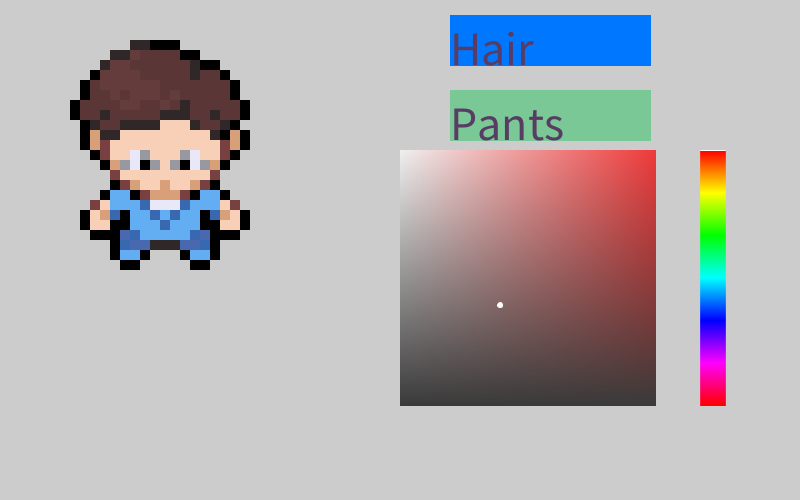
Frame 1 (no input)
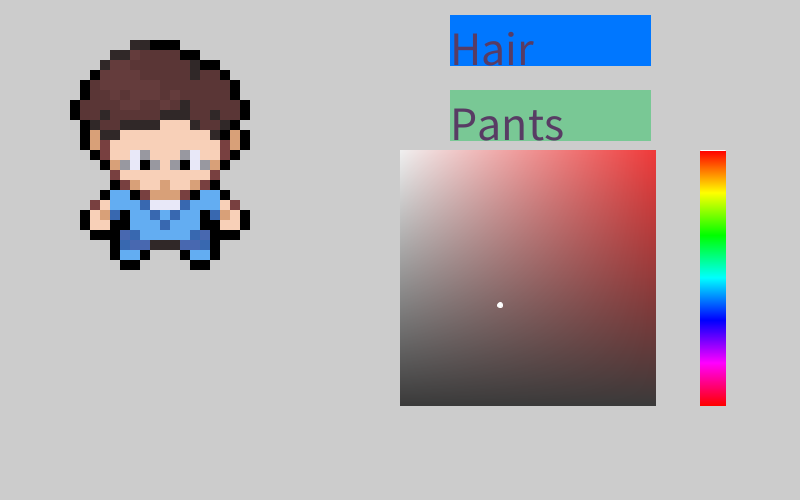
Frame 60 (the mouse pressed at the canvas centre just before this capture)
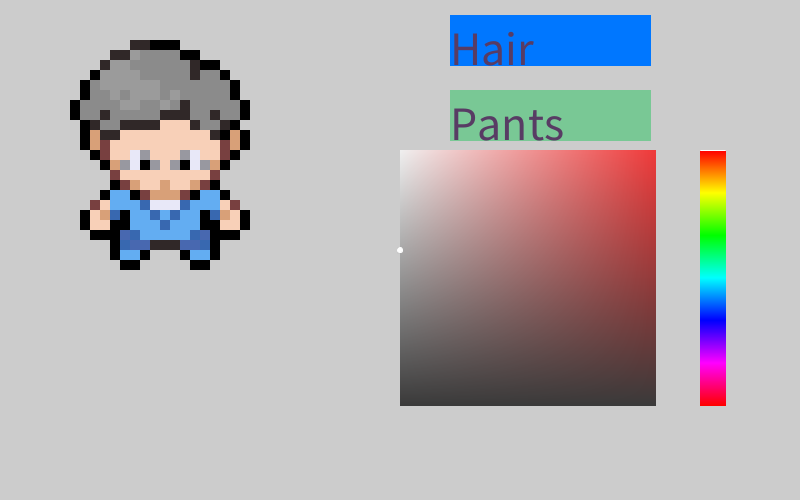
Frame 120 (the mouse held since frame 60 and released just before this capture)

The Processing sketch that drew these frames (run headless with seeded random() and noise(); from frame 60 on, the mouse is pressed at the canvas centre):

// Processing sketch: ColorPicker
// ── ColorPicker.pde
int h=0, s=100, b=100;
int colourSquareX=400, colourSquareY=150;
int characterX=0, characterY=0;
color characterHairOne=color(152, 104, 88);
color characterHairTwo=color(104, 72, 56);
color characterPantsOne=color(99, 173, 242);
color characterPantsTwo=color(72, 104, 176);
color characterPantsThree=color(56, 104, 176);
boolean chosenHair=true;
void setup() {
  size(800, 500);
  smooth();
  stroke(200);
  fill(200);
  rect(colourSquareX, colourSquareY, 255, 255);
  colorMode(HSB);
  drawColourSquare();
}
void draw() {
  //This is to provide the redrawing a solid background when it draws over the pointer
  stroke(200);
  fill(200);
  rect(colourSquareX+max(s-3, -3), colourSquareY+255-max(b-3, -3), 6, -6);

  //This is to match the pixels that the pointer was on
  colorMode(HSB);
  for (int i=max(s-3, 0); i<=min(s+3, 255); i++) {
    for (int j=max(b-3, 0); j<=min(b+3, 255); j++) {
      stroke(h, i, j);
      point(i+colourSquareX, 255+colourSquareY-j);
    }
  }
  stroke(100, 100, 200);
  fill(100, 100, 200);
  rect(450, 90, 200, 50);
  rect(450, 15, 200, 50);
  if (mousePressed) {
    if (mouseX<=650&&mouseX>=450&&mouseY<=65&&mouseY>=15) {
      h=(int)hue(characterHairOne);
      s=(int)saturation(characterHairOne);
      b=(int)brightness(characterHairOne);
      chosenHair=true;
      drawColourSquare();
      colorMode(RGB);
      stroke(200);
      fill(200);
      rect(colourSquareX, colourSquareY, 255, 255);
      colorMode(HSB);
      drawColourSquare();
    } else if (mouseX<=650&&mouseX>=450&&mouseY<=140&&mouseY>=90) {
      h=(int)hue(characterPantsOne);
      s=(int)saturation(characterPantsOne);
      b=(int)brightness(characterPantsOne);
      chosenHair=false;
      colorMode(RGB);
      stroke(200);
      fill(200);
      rect(colourSquareX, colourSquareY, 255, 255);
      colorMode(HSB);
      drawColourSquare();
    }
  }

  if (chosenHair) {
    characterHairOne=color(h, s, b);
    characterHairTwo=color(h, s, b*.9);
    stroke(150, 255, 255);
    fill(150, 255, 255);
    rect(450, 15, 200, 50);
  } else {
    characterPantsOne=color(h, s, b);
    characterPantsTwo=color(h, s, b*.65);
    characterPantsThree=color(h, s, b*.6);
    stroke(150, 255, 255);
    fill(150, 255, 255);
    rect(450, 90, 200, 50);
  }
  fill(200, 100, 100);
  textSize(48);
  text("Hair", 450, 65);
  text("Pants", 450, 140);
  println(s+" "+b);
  colorMode(RGB);
  colourPickerSample();

  colorMode(HSB);
  //Coords of the colour square (300,100) (555,355)
  for (int i=0; i<256; i++) {
    stroke(i, 255, 255);
    line(colourSquareX+300, i+colourSquareY, colourSquareX+325, i+colourSquareY);
  }
  //Coords of the side scale  (600,100) (625,355)
  if (mousePressed) {
    if (mouseX<=colourSquareX+255&&mouseX>=colourSquareX&&mouseY<=colourSquareY+255&&mouseY>=colourSquareY) {  //The square
      s=mouseX-colourSquareX;
      b=255-mouseY+colourSquareY;
    } else if (mouseX<=colourSquareX+325&&mouseX>=colourSquareX+300&&mouseY<=colourSquareY+255&&mouseY>=colourSquareY) {  //The slide
      h=mouseY-colourSquareY;

      //To redraw a neutral background
      colorMode(RGB);
      stroke(200);
      fill(200);
      rect(colourSquareX, colourSquareY, 255, 255);

      //Redraw square
      colorMode(HSB);
      drawColourSquare();
    }
  }

  //Draws the pointer to where the mouse is
  colorMode(RGB);
  stroke(255);
  fill(255);
  line(colourSquareX+300, h+colourSquareY, colourSquareX+325, h+colourSquareY);
  ellipse(s+colourSquareX, colourSquareY+255-b, 5, 5);
}
void drawColourSquare() {
  for (int i=0; i<256; i++) {
    for (int j=0; j<256; j++) {
      stroke(h, j, 255-i);
      point(j+colourSquareX, i+colourSquareY);
    }
  }
}
void colourPickerSample() {
  stroke(0, 0, 0);
  fill(0, 0, 0);
  rect(70+characterX, 100+characterY, 9, 9);
  stroke(0, 0, 0);
  fill(0, 0, 0);
  rect(70+characterX, 110+characterY, 9, 9);
  stroke(0, 0, 0);
  fill(0, 0, 0);
  rect(80+characterX, 80+characterY, 9, 9);
  stroke(0, 0, 0);
  fill(0, 0, 0);
  rect(80+characterX, 90+characterY, 9, 9);
  stroke(characterHairTwo);
  fill(characterHairTwo);
  rect(80+characterX, 100+characterY, 9, 9);
  stroke(characterHairTwo);
  fill(characterHairTwo);
  rect(80+characterX, 110+characterY, 9, 9);
  stroke(0, 0, 0);
  fill(0, 0, 0);
  rect(80+characterX, 120+characterY, 9, 9);
  stroke(0, 0, 0);
  fill(0, 0, 0);
  rect(80+characterX, 130+characterY, 9, 9);
  stroke(0, 0, 0);
  fill(0, 0, 0);
  rect(80+characterX, 140+characterY, 9, 9);
  stroke(0, 0, 0);
  fill(0, 0, 0);
  rect(80+characterX, 210+characterY, 9, 9);
  stroke(0, 0, 0);
  fill(0, 0, 0);
  rect(80+characterX, 220+characterY, 9, 9);
  stroke(0, 0, 0);
  fill(0, 0, 0);
  rect(90+characterX, 70+characterY, 9, 9);
  stroke(characterHairTwo);
  fill(characterHairTwo);
  rect(90+characterX, 80+characterY, 9, 9);
  stroke(characterHairTwo);
  fill(characterHairTwo);
  rect(90+characterX, 90+characterY, 9, 9);
  stroke(characterHairTwo);
  fill(characterHairTwo);
  rect(90+characterX, 100+characterY, 9, 9);
  stroke(characterHairTwo);
  fill(characterHairTwo);
  rect(90+characterX, 110+characterY, 9, 9);
  stroke(48, 40, 40);
  fill(48, 40, 40);
  rect(90+characterX, 120+characterY, 9, 9);
  stroke(216, 160, 120);
  fill(216, 160, 120);
  rect(90+characterX, 130+characterY, 9, 9);
  stroke(216, 160, 120);
  fill(216, 160, 120);
  rect(90+characterX, 140+characterY, 9, 9);
  stroke(0, 0, 0);
  fill(0, 0, 0);
  rect(90+characterX, 150+characterY, 9, 9);
  stroke(120, 64, 64);
  fill(120, 64, 64);
  rect(90+characterX, 200+characterY, 9, 9);
  stroke(248, 208, 184);
  fill(248, 208, 184);
  rect(90+characterX, 210+characterY, 9, 9);
  stroke(248, 208, 184);
  fill(248, 208, 184);
  rect(90+characterX, 220+characterY, 9, 9);
  stroke(0, 0, 0);
  fill(0, 0, 0);
  rect(90+characterX, 230+characterY, 9, 9);
  stroke(48, 40, 40);
  fill(48, 40, 40);
  rect(100+characterX, 60+characterY, 9, 9);
  stroke(characterHairOne);
  fill(characterHairOne);
  rect(100+characterX, 70+characterY, 9, 9);
  stroke(characterHairOne);
  fill(characterHairOne);
  rect(100+characterX, 80+characterY, 9, 9);
  stroke(characterHairTwo);
  fill(characterHairTwo);
  rect(100+characterX, 90+characterY, 9, 9);
  stroke(characterHairTwo);
  fill(characterHairTwo);
  rect(100+characterX, 100+characterY, 9, 9);
  stroke(48, 40, 40);
  fill(48, 40, 40);
  rect(100+characterX, 110+characterY, 9, 9);
  stroke(characterHairTwo);
  fill(characterHairTwo);
  rect(100+characterX, 120+characterY, 9, 9);
  stroke(48, 40, 40);
  fill(48, 40, 40);
  rect(100+characterX, 130+characterY, 9, 9);
  stroke(120, 64, 64);
  fill(120, 64, 64);
  rect(100+characterX, 140+characterY, 9, 9);
  stroke(120, 64, 64);
  fill(120, 64, 64);
  rect(100+characterX, 150+characterY, 9, 9);
  stroke(0, 0, 0);
  fill(0, 0, 0);
  rect(100+characterX, 160+characterY, 9, 9);
  stroke(0, 0, 0);
  fill(0, 0, 0);
  rect(100+characterX, 190+characterY, 9, 9);
  stroke(248, 208, 184);
  fill(248, 208, 184);
  rect(100+characterX, 200+characterY, 9, 9);
  stroke(216, 160, 120);
  fill(216, 160, 120);
  rect(100+characterX, 210+characterY, 9, 9);
  stroke(248, 208, 184);
  fill(248, 208, 184);
  rect(100+characterX, 220+characterY, 9, 9);
  stroke(0, 0, 0);
  fill(0, 0, 0);
  rect(100+characterX, 230+characterY, 9, 9);
  stroke(48, 40, 40);
  fill(48, 40, 40);
  rect(110+characterX, 50+characterY, 9, 9);
  stroke(characterHairOne);
  fill(characterHairOne);
  rect(110+characterX, 60+characterY, 9, 9);
  stroke(characterHairOne);
  fill(characterHairOne);
  rect(110+characterX, 70+characterY, 9, 9);
  stroke(characterHairOne);
  fill(characterHairOne);
  rect(110+characterX, 80+characterY, 9, 9);
  stroke(characterHairOne);
  fill(characterHairOne);
  rect(110+characterX, 90+characterY, 9, 9);
  stroke(characterHairTwo);
  fill(characterHairTwo);
  rect(110+characterX, 100+characterY, 9, 9);
  stroke(characterHairTwo);
  fill(characterHairTwo);
  rect(110+characterX, 110+characterY, 9, 9);
  stroke(characterHairTwo);
  fill(characterHairTwo);
  rect(110+characterX, 120+characterY, 9, 9);
  stroke(48, 40, 40);
  fill(48, 40, 40);
  rect(110+characterX, 130+characterY, 9, 9);
  stroke(248, 208, 184);
  fill(248, 208, 184);
  rect(110+characterX, 140+characterY, 9, 9);
  stroke(248, 208, 184);
  fill(248, 208, 184);
  rect(110+characterX, 150+characterY, 9, 9);
  stroke(216, 160, 120);
  fill(216, 160, 120);
  rect(110+characterX, 160+characterY, 9, 9);
  stroke(120, 64, 64);
  fill(120, 64, 64);
  rect(110+characterX, 170+characterY, 9, 9);
  stroke(0, 0, 0);
  fill(0, 0, 0);
  rect(110+characterX, 180+characterY, 9, 9);
  stroke(characterPantsOne);
  fill(characterPantsOne);
  rect(110+characterX, 190+characterY, 9, 9);
  stroke(characterPantsOne);
  fill(characterPantsOne);
  rect(110+characterX, 200+characterY, 9, 9);
  stroke(characterPantsThree);
  fill(characterPantsThree);
  rect(110+characterX, 210+characterY, 9, 9);
  stroke(0, 0, 0);
  fill(0, 0, 0);
  rect(110+characterX, 220+characterY, 9, 9);
  stroke(0, 0, 0);
  fill(0, 0, 0);
  rect(110+characterX, 230+characterY, 9, 9);
  stroke(0, 0, 0);
  fill(0, 0, 0);
  rect(110+characterX, 240+characterY, 9, 9);
  stroke(0, 0, 0);
  fill(0, 0, 0);
  rect(110+characterX, 250+characterY, 9, 9);
  stroke(48, 40, 40);
  fill(48, 40, 40);
  rect(120+characterX, 50+characterY, 9, 9);
  stroke(characterHairOne);
  fill(characterHairOne);
  rect(120+characterX, 60+characterY, 9, 9);
  stroke(characterHairOne);
  fill(characterHairOne);
  rect(120+characterX, 70+characterY, 9, 9);
  stroke(characterHairOne);
  fill(characterHairOne);
  rect(120+characterX, 80+characterY, 9, 9);
  stroke(characterHairTwo);
  fill(characterHairTwo);
  rect(120+characterX, 90+characterY, 9, 9);
  stroke(characterHairOne);
  fill(characterHairOne);
  rect(120+characterX, 100+characterY, 9, 9);
  stroke(characterHairTwo);
  fill(characterHairTwo);
  rect(120+characterX, 110+characterY, 9, 9);
  stroke(48, 40, 40);
  fill(48, 40, 40);
  rect(120+characterX, 120+characterY, 9, 9);
  stroke(248, 208, 184);
  fill(248, 208, 184);
  rect(120+characterX, 130+characterY, 9, 9);
  stroke(248, 208, 184);
  fill(248, 208, 184);
  rect(120+characterX, 140+characterY, 9, 9);
  stroke(248, 208, 184);
  fill(248, 208, 184);
  rect(120+characterX, 150+characterY, 9, 9);
  stroke(152, 152, 160);
  fill(152, 152, 160);
  rect(120+characterX, 160+characterY, 9, 9);
  stroke(248, 208, 184);
  fill(248, 208, 184);
  rect(120+characterX, 170+characterY, 9, 9);
  stroke(120, 64, 64);
  fill(120, 64, 64);
  rect(120+characterX, 180+characterY, 9, 9);
  stroke(characterPantsOne);
  fill(characterPantsOne);
  rect(120+characterX, 190+characterY, 9, 9);
  stroke(characterPantsOne);
  fill(characterPantsOne);
  rect(120+characterX, 200+characterY, 9, 9);
  stroke(0, 0, 0);
  fill(0, 0, 0);
  rect(120+characterX, 210+characterY, 9, 9);
  stroke(0, 0, 0);
  fill(0, 0, 0);
  rect(120+characterX, 220+characterY, 9, 9);
  stroke(characterPantsTwo);
  fill(characterPantsTwo);
  rect(120+characterX, 230+characterY, 9, 9);
  stroke(characterPantsThree);
  fill(characterPantsThree);
  rect(120+characterX, 240+characterY, 9, 9);
  stroke(characterPantsOne);
  fill(characterPantsOne);
  rect(120+characterX, 250+characterY, 9, 9);
  stroke(0, 0, 0);
  fill(0, 0, 0);
  rect(120+characterX, 260+characterY, 9, 9);
  stroke(48, 40, 40);
  fill(48, 40, 40);
  rect(130+characterX, 40+characterY, 9, 9);
  stroke(characterHairOne);
  fill(characterHairOne);
  rect(130+characterX, 50+characterY, 9, 9);
  stroke(characterHairTwo);
  fill(characterHairTwo);
  rect(130+characterX, 60+characterY, 9, 9);
  stroke(characterHairOne);
  fill(characterHairOne);
  rect(130+characterX, 70+characterY, 9, 9);
  stroke(characterHairOne);
  fill(characterHairOne);
  rect(130+characterX, 80+characterY, 9, 9);
  stroke(characterHairOne);
  fill(characterHairOne);
  rect(130+characterX, 90+characterY, 9, 9);
  stroke(characterHairOne);
  fill(characterHairOne);
  rect(130+characterX, 100+characterY, 9, 9);
  stroke(characterHairTwo);
  fill(characterHairTwo);
  rect(130+characterX, 110+characterY, 9, 9);
  stroke(48, 40, 40);
  fill(48, 40, 40);
  rect(130+characterX, 120+characterY, 9, 9);
  stroke(248, 208, 184);
  fill(248, 208, 184);
  rect(130+characterX, 130+characterY, 9, 9);
  stroke(248, 208, 184);
  fill(248, 208, 184);
  rect(130+characterX, 140+characterY, 9, 9);
  stroke(232, 232, 248);
  fill(232, 232, 248);
  rect(130+characterX, 150+characterY, 9, 9);
  stroke(232, 232, 248);
  fill(232, 232, 248);
  rect(130+characterX, 160+characterY, 9, 9);
  stroke(248, 208, 184);
  fill(248, 208, 184);
  rect(130+characterX, 170+characterY, 9, 9);
  stroke(216, 160, 120);
  fill(216, 160, 120);
  rect(130+characterX, 180+characterY, 9, 9);
  stroke(0, 0, 0);
  fill(0, 0, 0);
  rect(130+characterX, 190+characterY, 9, 9);
  stroke(characterPantsOne);
  fill(characterPantsOne);
  rect(130+characterX, 200+characterY, 9, 9);
  stroke(characterPantsOne);
  fill(characterPantsOne);
  rect(130+characterX, 210+characterY, 9, 9);
  stroke(characterPantsOne);
  fill(characterPantsOne);
  rect(130+characterX, 220+characterY, 9, 9);
  stroke(characterPantsThree);
  fill(characterPantsThree);
  rect(130+characterX, 230+characterY, 9, 9);
  stroke(characterPantsTwo);
  fill(characterPantsTwo);
  rect(130+characterX, 240+characterY, 9, 9);
  stroke(characterPantsOne);
  fill(characterPantsOne);
  rect(130+characterX, 250+characterY, 9, 9);
  stroke(0, 0, 0);
  fill(0, 0, 0);
  rect(130+characterX, 260+characterY, 9, 9);
  stroke(48, 40, 40);
  fill(48, 40, 40);
  rect(140+characterX, 40+characterY, 9, 9);
  stroke(characterHairTwo);
  fill(characterHairTwo);
  rect(140+characterX, 50+characterY, 9, 9);
  stroke(characterHairTwo);
  fill(characterHairTwo);
  rect(140+characterX, 60+characterY, 9, 9);
  stroke(characterHairTwo);
  fill(characterHairTwo);
  rect(140+characterX, 70+characterY, 9, 9);
  stroke(characterHairOne);
  fill(characterHairOne);
  rect(140+characterX, 80+characterY, 9, 9);
  stroke(characterHairOne);
  fill(characterHairOne);
  rect(140+characterX, 90+characterY, 9, 9);
  stroke(characterHairTwo);
  fill(characterHairTwo);
  rect(140+characterX, 100+characterY, 9, 9);
  stroke(characterHairTwo);
  fill(characterHairTwo);
  rect(140+characterX, 110+characterY, 9, 9);
  stroke(48, 40, 40);
  fill(48, 40, 40);
  rect(140+characterX, 120+characterY, 9, 9);
  stroke(248, 208, 184);
  fill(248, 208, 184);
  rect(140+characterX, 130+characterY, 9, 9);
  stroke(248, 208, 184);
  fill(248, 208, 184);
  rect(140+characterX, 140+characterY, 9, 9);
  stroke(152, 152, 160);
  fill(152, 152, 160);
  rect(140+characterX, 150+characterY, 9, 9);
  stroke(0, 0, 0);
  fill(0, 0, 0);
  rect(140+characterX, 160+characterY, 9, 9);
  stroke(248, 208, 184);
  fill(248, 208, 184);
  rect(140+characterX, 170+characterY, 9, 9);
  stroke(248, 208, 184);
  fill(248, 208, 184);
  rect(140+characterX, 180+characterY, 9, 9);
  stroke(120, 64, 64);
  fill(120, 64, 64);
  rect(140+characterX, 190+characterY, 9, 9);
  stroke(characterPantsThree);
  fill(characterPantsThree);
  rect(140+characterX, 200+characterY, 9, 9);
  stroke(characterPantsOne);
  fill(characterPantsOne);
  rect(140+characterX, 210+characterY, 9, 9);
  stroke(characterPantsOne);
  fill(characterPantsOne);
  rect(140+characterX, 220+characterY, 9, 9);
  stroke(characterPantsOne);
  fill(characterPantsOne);
  rect(140+characterX, 230+characterY, 9, 9);
  stroke(characterPantsTwo);
  fill(characterPantsTwo);
  rect(140+characterX, 240+characterY, 9, 9);
  stroke(0, 0, 0);
  fill(0, 0, 0);
  rect(140+characterX, 250+characterY, 9, 9);
  stroke(0, 0, 0);
  fill(0, 0, 0);
  rect(150+characterX, 40+characterY, 9, 9);
  stroke(characterHairTwo);
  fill(characterHairTwo);
  rect(150+characterX, 50+characterY, 9, 9);
  stroke(characterHairTwo);
  fill(characterHairTwo);
  rect(150+characterX, 60+characterY, 9, 9);
  stroke(characterHairTwo);
  fill(characterHairTwo);
  rect(150+characterX, 70+characterY, 9, 9);
  stroke(characterHairOne);
  fill(characterHairOne);
  rect(150+characterX, 80+characterY, 9, 9);
  stroke(characterHairOne);
  fill(characterHairOne);
  rect(150+characterX, 90+characterY, 9, 9);
  stroke(characterHairTwo);
  fill(characterHairTwo);
  rect(150+characterX, 100+characterY, 9, 9);
  stroke(characterHairTwo);
  fill(characterHairTwo);
  rect(150+characterX, 110+characterY, 9, 9);
  stroke(48, 40, 40);
  fill(48, 40, 40);
  rect(150+characterX, 120+characterY, 9, 9);
  stroke(248, 208, 184);
  fill(248, 208, 184);
  rect(150+characterX, 130+characterY, 9, 9);
  stroke(248, 208, 184);
  fill(248, 208, 184);
  rect(150+characterX, 140+characterY, 9, 9);
  stroke(248, 208, 184);
  fill(248, 208, 184);
  rect(150+characterX, 150+characterY, 9, 9);
  stroke(152, 152, 160);
  fill(152, 152, 160);
  rect(150+characterX, 160+characterY, 9, 9);
  stroke(248, 208, 184);
  fill(248, 208, 184);
  rect(150+characterX, 170+characterY, 9, 9);
  stroke(248, 208, 184);
  fill(248, 208, 184);
  rect(150+characterX, 180+characterY, 9, 9);
  stroke(216, 160, 120);
  fill(216, 160, 120);
  rect(150+characterX, 190+characterY, 9, 9);
  stroke(232, 232, 248);
  fill(232, 232, 248);
  rect(150+characterX, 200+characterY, 9, 9);
  stroke(characterPantsThree);
  fill(characterPantsThree);
  rect(150+characterX, 210+characterY, 9, 9);
  stroke(characterPantsOne);
  fill(characterPantsOne);
  rect(150+characterX, 220+characterY, 9, 9);
  stroke(characterPantsOne);
  fill(characterPantsOne);
  rect(150+characterX, 230+characterY, 9, 9);
  stroke(48, 40, 40);
  fill(48, 40, 40);
  rect(150+characterX, 240+characterY, 9, 9);
  stroke(0, 0, 0);
  fill(0, 0, 0);
  rect(160+characterX, 40+characterY, 9, 9);
  stroke(characterHairTwo);
  fill(characterHairTwo);
  rect(160+characterX, 50+characterY, 9, 9);
  stroke(characterHairTwo);
  fill(characterHairTwo);
  rect(160+characterX, 60+characterY, 9, 9);
  stroke(characterHairTwo);
  fill(characterHairTwo);
  rect(160+characterX, 70+characterY, 9, 9);
  stroke(characterHairTwo);
  fill(characterHairTwo);
  rect(160+characterX, 80+characterY, 9, 9);
  stroke(characterHairTwo);
  fill(characterHairTwo);
  rect(160+characterX, 90+characterY, 9, 9);
  stroke(characterHairOne);
  fill(characterHairOne);
  rect(160+characterX, 100+characterY, 9, 9);
  stroke(48, 40, 40);
  fill(48, 40, 40);
  rect(160+characterX, 110+characterY, 9, 9);
  stroke(248, 208, 184);
  fill(248, 208, 184);
  rect(160+characterX, 120+characterY, 9, 9);
  stroke(248, 208, 184);
  fill(248, 208, 184);
  rect(160+characterX, 130+characterY, 9, 9);
  stroke(248, 208, 184);
  fill(248, 208, 184);
  rect(160+characterX, 140+characterY, 9, 9);
  stroke(248, 208, 184);
  fill(248, 208, 184);
  rect(160+characterX, 150+characterY, 9, 9);
  stroke(248, 208, 184);
  fill(248, 208, 184);
  rect(160+characterX, 160+characterY, 9, 9);
  stroke(248, 208, 184);
  fill(248, 208, 184);
  rect(160+characterX, 170+characterY, 9, 9);
  stroke(216, 160, 120);
  fill(216, 160, 120);
  rect(160+characterX, 180+characterY, 9, 9);
  stroke(216, 160, 120);
  fill(216, 160, 120);
  rect(160+characterX, 190+characterY, 9, 9);
  stroke(232, 232, 248);
  fill(232, 232, 248);
  rect(160+characterX, 200+characterY, 9, 9);
  stroke(characterPantsOne);
  fill(characterPantsOne);
  rect(160+characterX, 210+characterY, 9, 9);
  stroke(characterPantsThree);
  fill(characterPantsThree);
  rect(160+characterX, 220+characterY, 9, 9);
  stroke(characterPantsOne);
  fill(characterPantsOne);
  rect(160+characterX, 230+characterY, 9, 9);
  stroke(48, 40, 40);
  fill(48, 40, 40);
  rect(160+characterX, 240+characterY, 9, 9);
  stroke(0, 0, 0);
  fill(0, 0, 0);
  rect(170+characterX, 40+characterY, 9, 9);
  stroke(characterHairTwo);
  fill(characterHairTwo);
  rect(170+characterX, 50+characterY, 9, 9);
  stroke(characterHairTwo);
  fill(characterHairTwo);
  rect(170+characterX, 60+characterY, 9, 9);
  stroke(characterHairTwo);
  fill(characterHairTwo);
  rect(170+characterX, 70+characterY, 9, 9);
  stroke(characterHairTwo);
  fill(characterHairTwo);
  rect(170+characterX, 80+characterY, 9, 9);
  stroke(characterHairOne);
  fill(characterHairOne);
  rect(170+characterX, 90+characterY, 9, 9);
  stroke(characterHairTwo);
  fill(characterHairTwo);
  rect(170+characterX, 100+characterY, 9, 9);
  stroke(48, 40, 40);
  fill(48, 40, 40);
  rect(170+characterX, 110+characterY, 9, 9);
  stroke(248, 208, 184);
  fill(248, 208, 184);
  rect(170+characterX, 120+characterY, 9, 9);
  stroke(248, 208, 184);
  fill(248, 208, 184);
  rect(170+characterX, 130+characterY, 9, 9);
  stroke(248, 208, 184);
  fill(248, 208, 184);
  rect(170+characterX, 140+characterY, 9, 9);
  stroke(248, 208, 184);
  fill(248, 208, 184);
  rect(170+characterX, 150+characterY, 9, 9);
  stroke(152, 152, 160);
  fill(152, 152, 160);
  rect(170+characterX, 160+characterY, 9, 9);
  stroke(248, 208, 184);
  fill(248, 208, 184);
  rect(170+characterX, 170+characterY, 9, 9);
  stroke(248, 208, 184);
  fill(248, 208, 184);
  rect(170+characterX, 180+characterY, 9, 9);
  stroke(216, 160, 120);
  fill(216, 160, 120);
  rect(170+characterX, 190+characterY, 9, 9);
  stroke(232, 232, 248);
  fill(232, 232, 248);
  rect(170+characterX, 200+characterY, 9, 9);
  stroke(characterPantsThree);
  fill(characterPantsThree);
  rect(170+characterX, 210+characterY, 9, 9);
  stroke(characterPantsOne);
  fill(characterPantsOne);
  rect(170+characterX, 220+characterY, 9, 9);
  stroke(characterPantsOne);
  fill(characterPantsOne);
  rect(170+characterX, 230+characterY, 9, 9);
  stroke(48, 40, 40);
  fill(48, 40, 40);
  rect(170+characterX, 240+characterY, 9, 9);
  stroke(0, 0, 0);
  fill(0, 0, 0);
  rect(180+characterX, 50+characterY, 9, 9);
  stroke(characterHairTwo);
  fill(characterHairTwo);
  rect(180+characterX, 60+characterY, 9, 9);
  stroke(characterHairTwo);
  fill(characterHairTwo);
  rect(180+characterX, 70+characterY, 9, 9);
  stroke(characterHairTwo);
  fill(characterHairTwo);
  rect(180+characterX, 80+characterY, 9, 9);
  stroke(characterHairTwo);
  fill(characterHairTwo);
  rect(180+characterX, 90+characterY, 9, 9);
  stroke(48, 40, 40);
  fill(48, 40, 40);
  rect(180+characterX, 100+characterY, 9, 9);
  stroke(48, 40, 40);
  fill(48, 40, 40);
  rect(180+characterX, 110+characterY, 9, 9);
  stroke(248, 208, 184);
  fill(248, 208, 184);
  rect(180+characterX, 120+characterY, 9, 9);
  stroke(248, 208, 184);
  fill(248, 208, 184);
  rect(180+characterX, 130+characterY, 9, 9);
  stroke(248, 208, 184);
  fill(248, 208, 184);
  rect(180+characterX, 140+characterY, 9, 9);
  stroke(152, 152, 160);
  fill(152, 152, 160);
  rect(180+characterX, 150+characterY, 9, 9);
  stroke(0, 0, 0);
  fill(0, 0, 0);
  rect(180+characterX, 160+characterY, 9, 9);
  stroke(248, 208, 184);
  fill(248, 208, 184);
  rect(180+characterX, 170+characterY, 9, 9);
  stroke(248, 208, 184);
  fill(248, 208, 184);
  rect(180+characterX, 180+characterY, 9, 9);
  stroke(120, 64, 64);
  fill(120, 64, 64);
  rect(180+characterX, 190+characterY, 9, 9);
  stroke(characterPantsThree);
  fill(characterPantsThree);
  rect(180+characterX, 200+characterY, 9, 9);
  stroke(characterPantsOne);
  fill(characterPantsOne);
  rect(180+characterX, 210+characterY, 9, 9);
  stroke(characterPantsOne);
  fill(characterPantsOne);
  rect(180+characterX, 220+characterY, 9, 9);
  stroke(characterPantsOne);
  fill(characterPantsOne);
  rect(180+characterX, 230+characterY, 9, 9);
  stroke(characterPantsTwo);
  fill(characterPantsTwo);
  rect(180+characterX, 240+characterY, 9, 9);
  stroke(0, 0, 0);
  fill(0, 0, 0);
  rect(180+characterX, 250+characterY, 9, 9);
  stroke(0, 0, 0);
  fill(0, 0, 0);
  rect(190+characterX, 50+characterY, 9, 9);
  stroke(48, 40, 40);
  fill(48, 40, 40);
  rect(190+characterX, 60+characterY, 9, 9);
  stroke(48, 40, 40);
  fill(48, 40, 40);
  rect(190+characterX, 70+characterY, 9, 9);
  stroke(characterHairTwo);
  fill(characterHairTwo);
  rect(190+characterX, 80+characterY, 9, 9);
  stroke(characterHairTwo);
  fill(characterHairTwo);
  rect(190+characterX, 90+characterY, 9, 9);
  stroke(characterHairTwo);
  fill(characterHairTwo);
  rect(190+characterX, 100+characterY, 9, 9);
  stroke(characterHairTwo);
  fill(characterHairTwo);
  rect(190+characterX, 110+characterY, 9, 9);
  stroke(48, 40, 40);
  fill(48, 40, 40);
  rect(190+characterX, 120+characterY, 9, 9);
  stroke(248, 208, 184);
  fill(248, 208, 184);
  rect(190+characterX, 130+characterY, 9, 9);
  stroke(248, 208, 184);
  fill(248, 208, 184);
  rect(190+characterX, 140+characterY, 9, 9);
  stroke(232, 232, 248);
  fill(232, 232, 248);
  rect(190+characterX, 150+characterY, 9, 9);
  stroke(232, 232, 248);
  fill(232, 232, 248);
  rect(190+characterX, 160+characterY, 9, 9);
  stroke(248, 208, 184);
  fill(248, 208, 184);
  rect(190+characterX, 170+characterY, 9, 9);
  stroke(216, 160, 120);
  fill(216, 160, 120);
  rect(190+characterX, 180+characterY, 9, 9);
  stroke(0, 0, 0);
  fill(0, 0, 0);
  rect(190+characterX, 190+characterY, 9, 9);
  stroke(characterPantsOne);
  fill(characterPantsOne);
  rect(190+characterX, 200+characterY, 9, 9);
  stroke(characterPantsOne);
  fill(characterPantsOne);
  rect(190+characterX, 210+characterY, 9, 9);
  stroke(characterPantsOne);
  fill(characterPantsOne);
  rect(190+characterX, 220+characterY, 9, 9);
  stroke(characterPantsThree);
  fill(characterPantsThree);
  rect(190+characterX, 230+characterY, 9, 9);
  stroke(characterPantsTwo);
  fill(characterPantsTwo);
  rect(190+characterX, 240+characterY, 9, 9);
  stroke(characterPantsOne);
  fill(characterPantsOne);
  rect(190+characterX, 250+characterY, 9, 9);
  stroke(0, 0, 0);
  fill(0, 0, 0);
  rect(190+characterX, 260+characterY, 9, 9);
  stroke(0, 0, 0);
  fill(0, 0, 0);
  rect(200+characterX, 60+characterY, 9, 9);
  stroke(characterHairTwo);
  fill(characterHairTwo);
  rect(200+characterX, 70+characterY, 9, 9);
  stroke(characterHairTwo);
  fill(characterHairTwo);
  rect(200+characterX, 80+characterY, 9, 9);
  stroke(characterHairTwo);
  fill(characterHairTwo);
  rect(200+characterX, 90+characterY, 9, 9);
  stroke(characterHairTwo);
  fill(characterHairTwo);
  rect(200+characterX, 100+characterY, 9, 9);
  stroke(characterHairTwo);
  fill(characterHairTwo);
  rect(200+characterX, 110+characterY, 9, 9);
  stroke(characterHairTwo);
  fill(characterHairTwo);
  rect(200+characterX, 120+characterY, 9, 9);
  stroke(248, 208, 184);
  fill(248, 208, 184);
  rect(200+characterX, 130+characterY, 9, 9);
  stroke(248, 208, 184);
  fill(248, 208, 184);
  rect(200+characterX, 140+characterY, 9, 9);
  stroke(248, 208, 184);
  fill(248, 208, 184);
  rect(200+characterX, 150+characterY, 9, 9);
  stroke(152, 152, 160);
  fill(152, 152, 160);
  rect(200+characterX, 160+characterY, 9, 9);
  stroke(248, 208, 184);
  fill(248, 208, 184);
  rect(200+characterX, 170+characterY, 9, 9);
  stroke(120, 64, 64);
  fill(120, 64, 64);
  rect(200+characterX, 180+characterY, 9, 9);
  stroke(characterPantsOne);
  fill(characterPantsOne);
  rect(200+characterX, 190+characterY, 9, 9);
  stroke(characterPantsOne);
  fill(characterPantsOne);
  rect(200+characterX, 200+characterY, 9, 9);
  stroke(0, 0, 0);
  fill(0, 0, 0);
  rect(200+characterX, 210+characterY, 9, 9);
  stroke(0, 0, 0);
  fill(0, 0, 0);
  rect(200+characterX, 220+characterY, 9, 9);
  stroke(characterPantsTwo);
  fill(characterPantsTwo);
  rect(200+characterX, 230+characterY, 9, 9);
  stroke(characterPantsThree);
  fill(characterPantsThree);
  rect(200+characterX, 240+characterY, 9, 9);
  stroke(characterPantsOne);
  fill(characterPantsOne);
  rect(200+characterX, 250+characterY, 9, 9);
  stroke(0, 0, 0);
  fill(0, 0, 0);
  rect(200+characterX, 260+characterY, 9, 9);
  stroke(0, 0, 0);
  fill(0, 0, 0);
  rect(210+characterX, 60+characterY, 9, 9);
  stroke(characterHairTwo);
  fill(characterHairTwo);
  rect(210+characterX, 70+characterY, 9, 9);
  stroke(characterHairTwo);
  fill(characterHairTwo);
  rect(210+characterX, 80+characterY, 9, 9);
  stroke(characterHairTwo);
  fill(characterHairTwo);
  rect(210+characterX, 90+characterY, 9, 9);
  stroke(characterHairTwo);
  fill(characterHairTwo);
  rect(210+characterX, 100+characterY, 9, 9);
  stroke(48, 40, 40);
  fill(48, 40, 40);
  rect(210+characterX, 110+characterY, 9, 9);
  stroke(characterHairTwo);
  fill(characterHairTwo);
  rect(210+characterX, 120+characterY, 9, 9);
  stroke(48, 40, 40);
  fill(48, 40, 40);
  rect(210+characterX, 130+characterY, 9, 9);
  stroke(248, 208, 184);
  fill(248, 208, 184);
  rect(210+characterX, 140+characterY, 9, 9);
  stroke(248, 208, 184);
  fill(248, 208, 184);
  rect(210+characterX, 150+characterY, 9, 9);
  stroke(216, 160, 120);
  fill(216, 160, 120);
  rect(210+characterX, 160+characterY, 9, 9);
  stroke(120, 64, 64);
  fill(120, 64, 64);
  rect(210+characterX, 170+characterY, 9, 9);
  stroke(0, 0, 0);
  fill(0, 0, 0);
  rect(210+characterX, 180+characterY, 9, 9);
  stroke(characterPantsOne);
  fill(characterPantsOne);
  rect(210+characterX, 190+characterY, 9, 9);
  stroke(characterPantsOne);
  fill(characterPantsOne);
  rect(210+characterX, 200+characterY, 9, 9);
  stroke(characterPantsThree);
  fill(characterPantsThree);
  rect(210+characterX, 210+characterY, 9, 9);
  stroke(0, 0, 0);
  fill(0, 0, 0);
  rect(210+characterX, 220+characterY, 9, 9);
  stroke(0, 0, 0);
  fill(0, 0, 0);
  rect(210+characterX, 230+characterY, 9, 9);
  stroke(0, 0, 0);
  fill(0, 0, 0);
  rect(210+characterX, 240+characterY, 9, 9);
  stroke(0, 0, 0);
  fill(0, 0, 0);
  rect(210+characterX, 250+characterY, 9, 9);
  stroke(0, 0, 0);
  fill(0, 0, 0);
  rect(220+characterX, 70+characterY, 9, 9);
  stroke(characterHairTwo);
  fill(characterHairTwo);
  rect(220+characterX, 80+characterY, 9, 9);
  stroke(characterHairTwo);
  fill(characterHairTwo);
  rect(220+characterX, 90+characterY, 9, 9);
  stroke(characterHairTwo);
  fill(characterHairTwo);
  rect(220+characterX, 100+characterY, 9, 9);
  stroke(characterHairTwo);
  fill(characterHairTwo);
  rect(220+characterX, 110+characterY, 9, 9);
  stroke(48, 40, 40);
  fill(48, 40, 40);
  rect(220+characterX, 120+characterY, 9, 9);
  stroke(0, 0, 0);
  fill(0, 0, 0);
  rect(220+characterX, 130+characterY, 9, 9);
  stroke(120, 64, 64);
  fill(120, 64, 64);
  rect(220+characterX, 140+characterY, 9, 9);
  stroke(120, 64, 64);
  fill(120, 64, 64);
  rect(220+characterX, 150+characterY, 9, 9);
  stroke(0, 0, 0);
  fill(0, 0, 0);
  rect(220+characterX, 160+characterY, 9, 9);
  stroke(0, 0, 0);
  fill(0, 0, 0);
  rect(220+characterX, 190+characterY, 9, 9);
  stroke(248, 208, 184);
  fill(248, 208, 184);
  rect(220+characterX, 200+characterY, 9, 9);
  stroke(216, 160, 120);
  fill(216, 160, 120);
  rect(220+characterX, 210+characterY, 9, 9);
  stroke(248, 208, 184);
  fill(248, 208, 184);
  rect(220+characterX, 220+characterY, 9, 9);
  stroke(0, 0, 0);
  fill(0, 0, 0);
  rect(220+characterX, 230+characterY, 9, 9);
  stroke(0, 0, 0);
  fill(0, 0, 0);
  rect(230+characterX, 80+characterY, 9, 9);
  stroke(0, 0, 0);
  fill(0, 0, 0);
  rect(230+characterX, 90+characterY, 9, 9);
  stroke(characterHairTwo);
  fill(characterHairTwo);
  rect(230+characterX, 100+characterY, 9, 9);
  stroke(characterHairTwo);
  fill(characterHairTwo);
  rect(230+characterX, 110+characterY, 9, 9);
  stroke(0, 0, 0);
  fill(0, 0, 0);
  rect(230+characterX, 120+characterY, 9, 9);
  stroke(216, 160, 120);
  fill(216, 160, 120);
  rect(230+characterX, 130+characterY, 9, 9);
  stroke(216, 160, 120);
  fill(216, 160, 120);
  rect(230+characterX, 140+characterY, 9, 9);
  stroke(0, 0, 0);
  fill(0, 0, 0);
  rect(230+characterX, 150+characterY, 9, 9);
  stroke(120, 64, 64);
  fill(120, 64, 64);
  rect(230+characterX, 200+characterY, 9, 9);
  stroke(248, 208, 184);
  fill(248, 208, 184);
  rect(230+characterX, 210+characterY, 9, 9);
  stroke(248, 208, 184);
  fill(248, 208, 184);
  rect(230+characterX, 220+characterY, 9, 9);
  stroke(0, 0, 0);
  fill(0, 0, 0);
  rect(230+characterX, 230+characterY, 9, 9);
  stroke(0, 0, 0);
  fill(0, 0, 0);
  rect(240+characterX, 100+characterY, 9, 9);
  stroke(0, 0, 0);
  fill(0, 0, 0);
  rect(240+characterX, 110+characterY, 9, 9);
  stroke(0, 0, 0);
  fill(0, 0, 0);
  rect(240+characterX, 130+characterY, 9, 9);
  stroke(0, 0, 0);
  fill(0, 0, 0);
  rect(240+characterX, 140+characterY, 9, 9);
  stroke(0, 0, 0);
  fill(0, 0, 0);
  rect(240+characterX, 210+characterY, 9, 9);
  stroke(0, 0, 0);
  fill(0, 0, 0);
  rect(240+characterX, 220+characterY, 9, 9);
}
